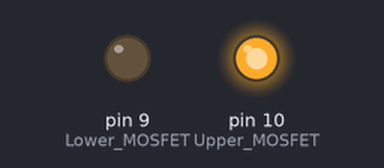
Simulated run of this sketch. Board: Arduino Uno, built with avr-gcc and run on an emulated ATmega328P. On the bench: output pins drawn as LEDs (lit = HIGH).

Above: at 0.1 s.
Timing chart, 0 to 1.6 s (numbered marks = the images above):
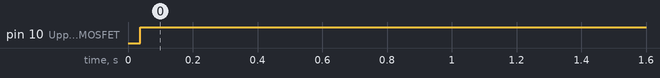

Measured:
- by itself, pin 10 (Upper_MOSFET): LOW → HIGH at 0.04 s

The sketch:

inverter.ino
```cpp
const int carrierFreq = 20000; // 20 kHz carrier
const int sineFreq = 50;       // 50 Hz reference
int sineTable[256];            // Precomputed sine wave values

void generateSineTable() {
    for (int i = 0; i < 256; i++) {
        sineTable[i] = 127 + 127 * sin(2 * PI * i / 256); // Fill with sine values (0-255)
    }
}

void setup() {
    pinMode(10, OUTPUT); // Upper MOSFET
    pinMode(9, OUTPUT);  // Lower MOSFET
    generateSineTable(); // Precomputes sine wave values
}

void loop() {
    for (int i = 0; i < 256; i++) {
        if (carrierFreq > sineTable[i]) {
            digitalWrite(10, HIGH);
            digitalWrite(9, LOW);
        } else {
            digitalWrite(10, LOW);
            digitalWrite(9, HIGH);
        }
        delayMicroseconds(100); // Add a delay if needed to control loop speed
    }
}
```
